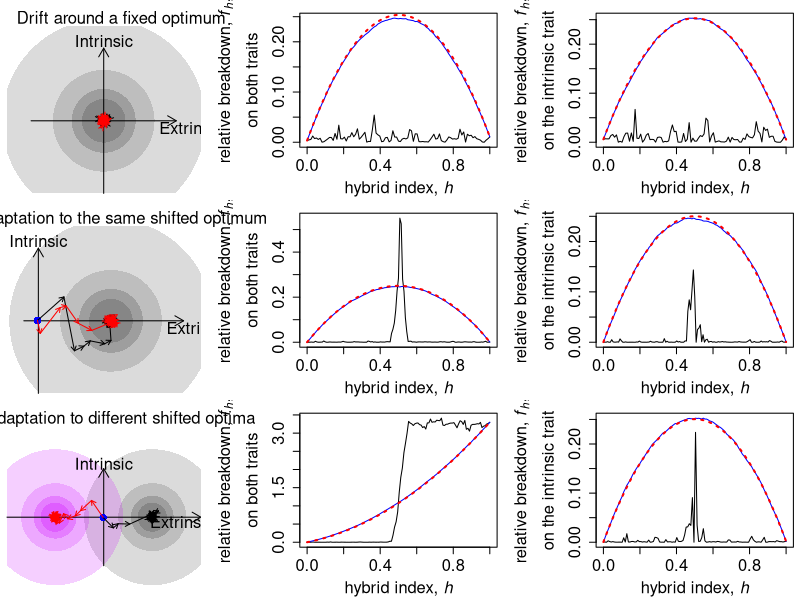

Here is the R script that generated this plot:
# Script to produce Fig. S4

setwd("./simulation_results_jumping_opt/")
library(caTools)
library(shape)


#==================
# Functions

draw_z2 <- function(i, m, zp1){
    if (!is.null(ncol(m))){
        p_rand <- apply(m[sample(1:nrow(m)),], 2, caTools::cumsumexact)
        z_rand <- apply(sweep(rbind(rep(0,n), p_rand), 2, zp1, "+"),
                        1, FUN = function(x) sum(x^2))
        return(z_rand)
    } else {
        m_rand <- sample(m)
        z_rand <- (zp1 + c(0, caTools::cumsumexact(m_rand)))^2
        return(z_rand)
    }
}

draw_z2_opt <- function(i, m, zp1, opt){
    if (!is.null(ncol(m))){
        p_rand <- apply(m[sample(1:nrow(m)),], 2, caTools::cumsumexact)
        p_rand <- sweep(rbind(rep(0,n), p_rand), 2, opt, "-")
        z_rand <- apply(sweep(p_rand, 2, zp1, "+"),
                        1, FUN = function(x) sum(x^2))
        return(z_rand)
    } else {
        m_rand <- sample(m)
        z_rand <- (zp1 + c(0, caTools::cumsumexact(m_rand)))^2
        return(z_rand)
    }
}

plot_onetrait <- function(m, zp1, opt1){
    sim_walk <- c(0, cumsumexact(m[,2])) + zp1[2]
    z_sim <- sim_walk^2
    v_sum <- var(m[,2])
    
    rep <- 10000
    z_bridge <- sapply(1:rep, draw_z2, m = m[,2], zp1 = zp1[2])
    z_bridge_mean <- rowMeans(z_bridge)
    plot_max <- max(c(max(z_bridge_mean)/d/v_sum, max(z_sim)/d/v_sum))
    
    #============
    # Brownian bridge approx
    t <- seq(0, 1, length.out = 1000)
    
    fp1 <- sum((zp1[2] - opt1[2])^2)/d/v_sum
    fp2 <- sum((zp2[2] - opt1[2])^2)/d/v_sum
    fmal <- (1 - t)^2*fp1 + t^2*fp2
    f <- t*(1 - t) + fmal
    #============
    
    par(mar = c(4,7,1,0.5))
    mylims <- c(0, plot_max)
    plot(c(0,1), mylims, col='white',
         xlab=expression(paste('hybrid index, ', italic(h))), 
         ylab=expression(atop('relative breakdown, '*italic(f[h])*',', 'on the intrinsic trait')),
         cex.axis = 1.5,
         cex.lab = 1.5)
    lines(xx, z_sim/d/v_sum)
    lines(xx, z_bridge_mean/d/v_sum, col = "blue")
    lines(t,f,col='red',lty='dotted', lwd = 2)
}

plot_twotraits <- function(m, zp1, opt1){
    sim_walk <- t(apply(rbind(rep(0,n), apply(m, 2, cumsumexact)), 1, FUN = function(x, zp1){x + zp1}, zp1 = zp1))
    sim_walk[,1] <- sim_walk[,1] - opt1[1]
    z_sim <- apply(sim_walk, 1, FUN = function(x) sum(x^2))
    v_sum <- sum(apply(m, 2, var))
    
    rep <- 10000
    z_bridge <- sapply(1:rep, draw_z2_opt, m = m, zp1 = zp1, opt = opt1)
    z_bridge_mean <- rowMeans(z_bridge)
    plot_max <- max(c(max(z_bridge_mean)/d/v_sum, max(z_sim)/d/v_sum))
    
    #============
    # Brownian bridge approx
    t <- seq(0, 1, length.out = 1000)
    
    fp1 <- sum((zp1 - opt1)^2)/d/v_sum
    fp2 <- sum((zp2 - opt1)^2)/d/v_sum
    fmal <- (1 - t)^2*fp1 + t^2*fp2
    f <- t*(1 - t) + fmal
    #============
    
    par(mar = c(4,7,1,0.5))
    mylims <- c(0, plot_max)
    plot(c(0,1), mylims, col='white',
         xlab=expression(paste('hybrid index, ', italic(h))), 
         ylab=expression(atop('relative breakdown, '*italic(f[h])*',', 'on both traits')),
         cex.axis = 1.5,
         cex.lab = 1.5)
    lines(xx, z_sim/d/v_sum)
    lines(xx, z_bridge_mean/d/v_sum, col = "blue")
    lines(t,f,col='red',lty='dotted', lwd = 2)
}

get_arrows <- function(sim, start, coltraits){
    tmp <- sweep(rbind(rep(0,length(coltraits)), apply(sim[,coltraits], 2, caTools::cumsumexact)), 2, start, "+")
    A <- cbind(tmp[-nrow(tmp),], tmp[-1,])
    return(A)
}

#=========================
#circler <- c(
#    0.5,
#    0.3,
#    0.18,
#    0.10)
circler <- c(
    0.7,
    0.35,
    0.22,
    0.15)
circlecol <- c(
    "#40404030",
    "#40404030",
    "#40404040",
    "#40404040"
)


sims <- list()
sims[[1]] <- list(read.table("SelCoef_N5000_n2_sigma0.5_s0.01_k2_Ncycles5_Nmuts100000_opt1_0_opt2_0_MVN0_cycle5_1.txt",
                             header = T),
                  opt1 = c(0,0),
                  opt2 = c(0,0),
                  xlim = c(-0.5,0.5))
sims[[2]] <- list(read.table("SelCoef_N5000_n2_sigma0.5_s0.01_k2_Ncycles5_Nmuts100000_opt1_0.5_opt2_0.5_MVN0_cycle5_1.txt",
                             header = T),
                  opt1 = c(0.5,0),
                  opt2 = c(0.5,0),
                  xlim = c(-0.1,1))
sims[[3]] <- list(read.table("SelCoef_N5000_n2_sigma0.5_s0.01_k2_Ncycles5_Nmuts100000_opt1_0.5_opt2_-0.5_MVN0_cycle5_1.txt",
                             header = T),
                  opt1 = c(0.5,0),
                  opt2 = c(-0.5,0),
                  xlim = c(-1,1))


titles <- c(
    "a)    Drift around a fixed optimum",
    "b)    Adaptation to the same shifted optimum",
    "c)    Adaptation to different shifted optima"
)


#=========================
pdf("Fig_jumping_opt.pdf", width = 15, height = 8)
layout(mat = matrix(1:9, ncol = 3, byrow=T),
       widths = c(0.7,1,1))
for (i in 1:3){
    sim <- sims[[i]][[1]]
    n <- 2
    coltraits <- 10:(10+n-1)
    trait <- 11
    sim_P0 <- sim[sim$pop == 0,]
    sim_P1 <- sim[sim$pop == 1,]
    sim_P2 <- sim[sim$pop == 2,]
    zmrca <- apply(sim_P0[,coltraits], 2, sumexact)
    zp1 <- apply(rbind(zmrca, sim_P1[,coltraits]), 2, sumexact)
    zp2 <- apply(rbind(zmrca, sim_P2[,coltraits]), 2, sumexact)
    m <- rbind(-sim_P1[nrow(sim_P1):1,coltraits],
               sim_P2[,coltraits])
    d <- nrow(m)
    xx <- (0:d)/d
    
    #============
    par(mar = c(0.5,0.5,2,0.5))
    arrows_p1 <- get_arrows(sim_P1, zmrca, coltraits)
    arrows_p2 <- get_arrows(sim_P2, zmrca, coltraits)
    
    emptyplot(xlim = sims[[i]]$xlim, ylim = c(-0.5,0.65))
    mapply(plotcircle, r = circler, col = circlecol, lcol =list(NULL), mid = list(sims[[i]][[2]]))
    if (i == 3) {
        mapply(plotcircle, r = circler, col = c("#cc00ff30", "#cc00ff30", "#cc00ff40", "#cc00ff40"),
               lcol =list(NULL), mid = list(sims[[i]][[3]]))
    }
    arrows(sims[[i]]$xlim[1],0,sims[[i]]$xlim[2],0, length = 0.1)
    arrows(0,-0.5,0,0.5, length = 0.1)
    points(zmrca[1], zmrca[2], col = "blue", pch = 16, cex = 1.5)
    mapply(arrows,
           arrows_p1[,1], arrows_p1[,2],
           arrows_p1[,3], arrows_p1[,4],
           length = 0.05)
    mapply(arrows,
           arrows_p2[,1], arrows_p2[,2],
           arrows_p2[,3], arrows_p2[,4],
           length = 0.05, col = "red")
    text(0, 0.55, "Intrinsic", cex = 1.5)
    if(i == 1) {
        text(0.6, -0.05, "Extrinsic", cex = 1.5)
    } else if (i == 2) {
        text(1.1, -0.05, "Extrinsic", cex = 1.5)
    } else {
        text(0.8, -0.05, "Extrinsic", cex = 1.5)
    }
    mtext(titles[i], side = 3)
    
    #============
    plot_twotraits(m, zp1, sims[[i]]$opt1)
    plot_onetrait(m, zp1, sims[[i]]$opt1)
    
}
dev.off()

# > devtools::session_info()
# Session info ------------------------------------------------------------------
# setting  value
# version  R version 3.4.1 (2017-06-30)
# system   x86_64, linux-gnu
# ui       X11
# language (EN)
# collate  en_US.UTF-8
# tz       Europe/Paris
# date     2018-06-28
# 
# Packages ----------------------------------------------------------------------
# package   * version date       source
# base      * 3.4.1   2017-11-15 local
# bitops      1.0-6   2013-08-17 CRAN (R 3.4.1)
# caTools   * 1.17.1  2014-09-10 CRAN (R 3.4.1)
# compiler    3.4.1   2017-11-15 local
# datasets  * 3.4.1   2017-11-15 local
# devtools    1.13.6  2018-06-27 CRAN (R 3.4.1)
# digest      0.6.15  2018-01-28 CRAN (R 3.4.3)
# graphics  * 3.4.1   2017-11-15 local
# grDevices * 3.4.1   2017-11-15 local
# memoise     1.1.0   2017-04-21 CRAN (R 3.4.3)
# methods   * 3.4.1   2017-11-15 local
# stats     * 3.4.1   2017-11-15 local
# tools       3.4.1   2017-11-15 local
# utils     * 3.4.1   2017-11-15 local
# withr       2.1.1   2017-12-19 CRAN (R 3.4.3)
